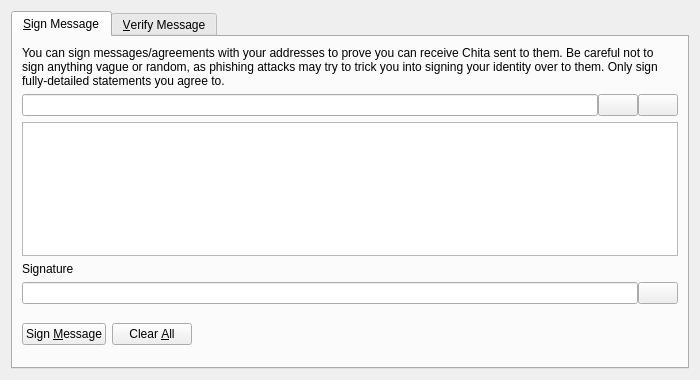
<?xml version="1.0" encoding="UTF-8"?>
<ui version="4.0">
 <class>SignVerifyMessageDialog</class>
 <widget class="QDialog" name="SignVerifyMessageDialog">
  <property name="geometry">
   <rect>
    <x>0</x>
    <y>0</y>
    <width>700</width>
    <height>380</height>
   </rect>
  </property>
  <property name="windowTitle">
   <string>Signatures - Sign / Verify a Message</string>
  </property>
  <property name="modal">
   <bool>true</bool>
  </property>
  <layout class="QVBoxLayout" name="verticalLayout">
   <item>
    <widget class="QTabWidget" name="tabWidget">
     <property name="currentIndex">
      <number>0</number>
     </property>
     <widget class="QWidget" name="tabSignMessage">
      <attribute name="title">
       <string>&amp;Sign Message</string>
      </attribute>
      <layout class="QVBoxLayout" name="verticalLayout_SM">
       <item>
        <widget class="QLabel" name="infoLabel_SM">
         <property name="text">
          <string>You can sign messages/agreements with your addresses to prove you can receive Chita sent to them. Be careful not to sign anything vague or random, as phishing attacks may try to trick you into signing your identity over to them. Only sign fully-detailed statements you agree to.</string>
         </property>
         <property name="textFormat">
          <enum>Qt::PlainText</enum>
         </property>
         <property name="wordWrap">
          <bool>true</bool>
         </property>
        </widget>
       </item>
       <item>
        <layout class="QHBoxLayout" name="horizontalLayout_1_SM">
         <property name="spacing">
          <number>0</number>
         </property>
         <item>
          <widget class="QValidatedLineEdit" name="addressIn_SM">
           <property name="toolTip">
            <string>The Chita address to sign the message with</string>
           </property>
          </widget>
         </item>
         <item>
          <widget class="QPushButton" name="addressBookButton_SM">
           <property name="toolTip">
            <string>Choose previously used address</string>
           </property>
           <property name="text">
            <string/>
           </property>
           <property name="shortcut">
            <string>Alt+A</string>
           </property>
           <property name="autoDefault">
            <bool>false</bool>
           </property>
          </widget>
         </item>
         <item>
          <widget class="QPushButton" name="pasteButton_SM">
           <property name="toolTip">
            <string>Paste address from clipboard</string>
           </property>
           <property name="text">
            <string/>
           </property>
           <property name="shortcut">
            <string>Alt+P</string>
           </property>
           <property name="autoDefault">
            <bool>false</bool>
           </property>
          </widget>
         </item>
        </layout>
       </item>
       <item>
        <widget class="QPlainTextEdit" name="messageIn_SM">
         <property name="toolTip">
          <string>Enter the message you want to sign here</string>
         </property>
        </widget>
       </item>
       <item>
        <widget class="QLabel" name="signatureLabel_SM">
         <property name="text">
          <string>Signature</string>
         </property>
         <property name="textFormat">
          <enum>Qt::PlainText</enum>
         </property>
        </widget>
       </item>
       <item>
        <layout class="QHBoxLayout" name="horizontalLayout_2_SM">
         <property name="spacing">
          <number>0</number>
         </property>
         <item>
          <widget class="QLineEdit" name="signatureOut_SM">
           <property name="font">
            <font>
             <italic>true</italic>
            </font>
           </property>
           <property name="readOnly">
            <bool>true</bool>
           </property>
          </widget>
         </item>
         <item>
          <widget class="QPushButton" name="copySignatureButton_SM">
           <property name="toolTip">
            <string>Copy the current signature to the system clipboard</string>
           </property>
           <property name="text">
            <string/>
           </property>
           <property name="autoDefault">
            <bool>false</bool>
           </property>
          </widget>
         </item>
        </layout>
       </item>
       <item>
        <layout class="QHBoxLayout" name="horizontalLayout_3_SM">
         <item>
          <widget class="QPushButton" name="signMessageButton_SM">
           <property name="toolTip">
            <string>Sign the message to prove you own this Chita address</string>
           </property>
           <property name="text">
            <string>Sign &amp;Message</string>
           </property>
           <property name="autoDefault">
            <bool>false</bool>
           </property>
          </widget>
         </item>
         <item>
          <widget class="QPushButton" name="clearButton_SM">
           <property name="toolTip">
            <string>Reset all sign message fields</string>
           </property>
           <property name="text">
            <string>Clear &amp;All</string>
           </property>
           <property name="autoDefault">
            <bool>false</bool>
           </property>
          </widget>
         </item>
         <item>
          <spacer name="horizontalSpacer_1_SM">
           <property name="orientation">
            <enum>Qt::Horizontal</enum>
           </property>
           <property name="sizeHint" stdset="0">
            <size>
             <width>40</width>
             <height>48</height>
            </size>
           </property>
          </spacer>
         </item>
         <item>
          <widget class="QLabel" name="statusLabel_SM">
           <property name="font">
            <font>
             <weight>75</weight>
             <bold>true</bold>
            </font>
           </property>
           <property name="text">
            <string/>
           </property>
           <property name="wordWrap">
            <bool>true</bool>
           </property>
          </widget>
         </item>
         <item>
          <spacer name="horizontalSpacer_2_SM">
           <property name="orientation">
            <enum>Qt::Horizontal</enum>
           </property>
           <property name="sizeHint" stdset="0">
            <size>
             <width>40</width>
             <height>48</height>
            </size>
           </property>
          </spacer>
         </item>
        </layout>
       </item>
      </layout>
     </widget>
     <widget class="QWidget" name="tabVerifyMessage">
      <attribute name="title">
       <string>&amp;Verify Message</string>
      </attribute>
      <layout class="QVBoxLayout" name="verticalLayout_VM">
       <item>
        <widget class="QLabel" name="infoLabel_VM">
         <property name="text">
          <string>Enter the receiver's address, message (ensure you copy line breaks, spaces, tabs, etc. exactly) and signature below to verify the message. Be careful not to read more into the signature than what is in the signed message itself, to avoid being tricked by a man-in-the-middle attack. Note that this only proves the signing party receives with the address, it cannot prove sendership of any transaction!</string>
         </property>
         <property name="textFormat">
          <enum>Qt::PlainText</enum>
         </property>
         <property name="alignment">
          <set>Qt::AlignLeading|Qt::AlignLeft|Qt::AlignTop</set>
         </property>
         <property name="wordWrap">
          <bool>true</bool>
         </property>
        </widget>
       </item>
       <item>
        <layout class="QHBoxLayout" name="horizontalLayout_1_VM">
         <property name="spacing">
          <number>0</number>
         </property>
         <item>
          <widget class="QValidatedLineEdit" name="addressIn_VM">
           <property name="toolTip">
            <string>The Chita address the message was signed with</string>
           </property>
          </widget>
         </item>
         <item>
          <widget class="QPushButton" name="addressBookButton_VM">
           <property name="toolTip">
            <string>Choose previously used address</string>
           </property>
           <property name="text">
            <string/>
           </property>
           <property name="shortcut">
            <string>Alt+A</string>
           </property>
           <property name="autoDefault">
            <bool>false</bool>
           </property>
          </widget>
         </item>
        </layout>
       </item>
       <item>
        <widget class="QPlainTextEdit" name="messageIn_VM"/>
       </item>
       <item>
        <widget class="QValidatedLineEdit" name="signatureIn_VM"/>
       </item>
       <item>
        <layout class="QHBoxLayout" name="horizontalLayout_2_VM">
         <item>
          <widget class="QPushButton" name="verifyMessageButton_VM">
           <property name="toolTip">
            <string>Verify the message to ensure it was signed with the specified Chita address</string>
           </property>
           <property name="text">
            <string>Verify &amp;Message</string>
           </property>
           <property name="autoDefault">
            <bool>false</bool>
           </property>
          </widget>
         </item>
         <item>
          <widget class="QPushButton" name="clearButton_VM">
           <property name="toolTip">
            <string>Reset all verify message fields</string>
           </property>
           <property name="text">
            <string>Clear &amp;All</string>
           </property>
           <property name="autoDefault">
            <bool>false</bool>
           </property>
          </widget>
         </item>
         <item>
          <spacer name="horizontalSpacer_1_VM">
           <property name="orientation">
            <enum>Qt::Horizontal</enum>
           </property>
           <property name="sizeHint" stdset="0">
            <size>
             <width>40</width>
             <height>48</height>
            </size>
           </property>
          </spacer>
         </item>
         <item>
          <widget class="QLabel" name="statusLabel_VM">
           <property name="font">
            <font>
             <weight>75</weight>
             <bold>true</bold>
            </font>
           </property>
           <property name="text">
            <string/>
           </property>
           <property name="wordWrap">
            <bool>true</bool>
           </property>
          </widget>
         </item>
         <item>
          <spacer name="horizontalSpacer_2_VM">
           <property name="orientation">
            <enum>Qt::Horizontal</enum>
           </property>
           <property name="sizeHint" stdset="0">
            <size>
             <width>40</width>
             <height>48</height>
            </size>
           </property>
          </spacer>
         </item>
        </layout>
       </item>
      </layout>
     </widget>
    </widget>
   </item>
  </layout>
 </widget>
 <customwidgets>
  <customwidget>
   <class>QValidatedLineEdit</class>
   <extends>QLineEdit</extends>
   <header>qvalidatedlineedit.h</header>
  </customwidget>
 </customwidgets>
 <resources>
  <include location="../chita.qrc"/>
 </resources>
 <connections/>
</ui>
